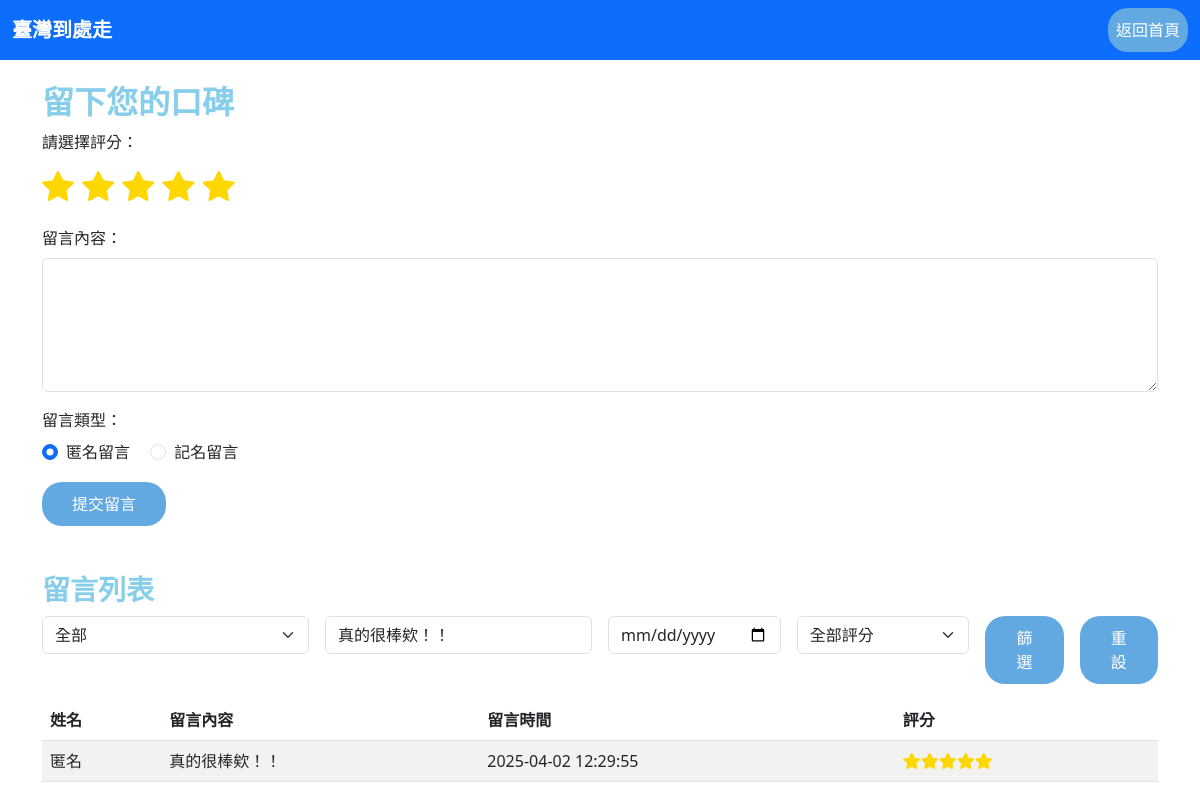
/submit_testimonial.php?filter_message=真的很棒欸！！, run on the app's committed database.
### tables this page shows
CREATE TABLE `testimonials` (
  `id` int(11) NOT NULL,
  `name` varchar(255) NOT NULL,
  `message` text NOT NULL,
  `created_at` datetime DEFAULT current_timestamp(),
  `rating` int(1) DEFAULT 0
);

### submit_testimonial.php (the view, shortened to what this page needs)
<?php
$db_host = 'localhost';
$db_user = 'root';
$db_pass = '';
$db_name = 'taiwan_travel';
$mysqli = new mysqli($db_host, $db_user, $db_pass, $db_name);
$where = [];
$params = [];
$types = "";
if (!empty($_GET['filter_message'])) {
    $where[] = "message LIKE ?";
    $params[] = "%" . $_GET['filter_message'] . "%";
    $types .= "s";
}
$sql = "SELECT name, message, created_at, rating FROM testimonials";
if ($where) {
    $sql .= " WHERE " . implode(" AND ", $where);
}
$sql .= " ORDER BY created_at DESC";
$stmt = $mysqli->prepare($sql);
if ($params) {
    $bind_names = [];
    $bind_names[] = $types;
    foreach ($params as $key => $value) {
        $bind_names[] = &$params[$key];
    }
    call_user_func_array([$stmt, 'bind_param'], $bind_names);
}
$stmt->execute();
$result = $stmt->get_result();
$testimonials = $result->fetch_all(MYSQLI_ASSOC);
?>
<!DOCTYPE html>
<html lang="zh-TW">
<head>
  <link href="https://cdn.jsdelivr.net/npm/bootstrap@5.3.0/dist/css/bootstrap.min.css" rel="stylesheet">
  <link href="https://cdn.jsdelivr.net/npm/bootstrap-icons/font/bootstrap-icons.css" rel="stylesheet">
  <link href="https://cdnjs.cloudflare.com/ajax/libs/font-awesome/6.0.0-beta3/css/all.min.css" rel="stylesheet">
</head>
<body>
  <nav class="navbar navbar-expand-lg navbar-dark bg-primary">
    <div class="container-fluid">
      <a class="navbar-brand" href="#">臺灣到處走</a>
      <div class="collapse navbar-collapse justify-content-end" id="navbarNav">
        <ul class="navbar-nav">
          <li class="nav-item">
            <a class="nav-link btn btn-primary text-white" href="index.php">返回首頁</a>
          </li>
        </ul>
      </div>
    </div>
  </nav>
  <div class="container mt-4">
    <h2>留下您的口碑</h2>
    <form action="submit_testimonial.php" method="POST">
      <div class="mb-3">
        <label class="form-label">請選擇評分：</label>
        <div id="starRating" class="star-rating">
          <i class="bi bi-star" data-value="1"></i>
          <i class="bi bi-star" data-value="2"></i>
          <i class="bi bi-star" data-value="3"></i>
          <i class="bi bi-star" data-value="4"></i>
          <i class="bi bi-star" data-value="5"></i>
        </div>
      </div>
      <div class="mb-3">
        <label for="message" class="form-label">留言內容：</label>
        <textarea class="form-control" name="message" id="message" rows="5" required></textarea>
      </div>
      <div class="mb-3">
        <label class="form-label">留言類型：</label><br>
        <div class="form-check form-check-inline">
          <input class="form-check-input" type="radio" name="message_option" id="anonymous" value="anonymous" checked>
          <label class="form-check-label" for="anonymous">匿名留言</label>
        </div>
        <div class="form-check form-check-inline">
          <input class="form-check-input" type="radio" name="message_option" id="named" value="named">
          <label class="form-check-label" for="named">記名留言</label>
        </div>
      </div>
      <button type="submit" class="btn btn-primary">提交留言</button>
    </form>
    <div class="mt-5">
      <h3>留言列表</h3>
      <form id="filterForm" class="row g-3 mb-3" method="GET" action="submit_testimonial.php">
        <div class="col-md-3">
          <select name="filter_name" class="form-select">
            <option value="">全部</option>
          </select>
        </div>
        <div class="col-md-3">
          <input type="text" id="filter_message" name="filter_message" class="form-control" placeholder="依內容篩選" value="<?php echo isset($_GET['filter_message']) ? htmlspecialchars($_GET['filter_message']) : ''; ?>">
        </div>
        <div class="col-md-2">
          <input type="date" name="filter_created_at" class="form-control" placeholder="篩選該日期以前" value="<?php echo isset($_GET['filter_created_at']) ? htmlspecialchars($_GET['filter_created_at']) : ''; ?>">
        </div>
        <div class="col-md-2">
            <select name="filter_rating" class="form-select">
                <option value="">全部評分</option>
            </select>
        </div>
        <div class="col-md-1">
          <button type="submit" class="btn btn-secondary w-100">篩選</button>
        </div>
        <div class="col-md-1">
          <button type="button" class="btn btn-warning w-100" onclick="window.location.href='submit_testimonial.php'">重設</button>
        </div>
      </form>
      <table class="table table-striped">
        <thead>
          <tr>
            <th>姓名</th>
            <th>留言內容</th>
            <th>留言時間</th>
            <th>評分</th>
          </tr>
        </thead>
        <tbody>
          <?php if(count($testimonials) > 0): ?>
            <?php foreach($testimonials as $row): ?>
              <tr>
                <td><?php echo htmlspecialchars($row['name']); ?></td>
                <td><?php echo htmlspecialchars($row['message']); ?></td>
                <td><?php echo htmlspecialchars($row['created_at']); ?></td>
                <td>
                <?php
                for ($s = 1; $s <= $row['rating']; $s++) {
                    echo '<i class="fas fa-star" style="color:gold;"></i>';
                }
                ?>
                </td>
              </tr>
            <?php endforeach; ?>
          <?php else: ?>
            <tr>
              <td colspan="4" class="text-center">目前沒有符合條件的留言</td>
            </tr>
          <?php endif; ?>
        </tbody>
      </table>
    </div>
  </div>
</body>
</html>

### submit_testimonial.php (style rules this page uses)
h1, h2, h3, h4, h5, h6 { font-family: "Arial Rounded MT Bold", "Helvetica Rounded", Arial, sans-serif; font-weight: bold; color: #87CEEB; }
.star-rating i { font-size: 2rem; cursor: pointer; margin-right: 4px; }
.btn-primary { background-color: #87CEEB; border-color: #87CEEB; }
.btn { border-radius: 20px; padding: 10px 30px; background-color: #63a9e1; color: white; border: none; }
.navbar-brand { font-family: "Arial Rounded MT Bold", "Helvetica Rounded", Arial, sans-serif; font-weight: bold; }

### data on the page
testimonials: name "匿名", message "真的很棒欸！！", created_at "2025-04-02 12:29:55", rating 5 (drawn)
